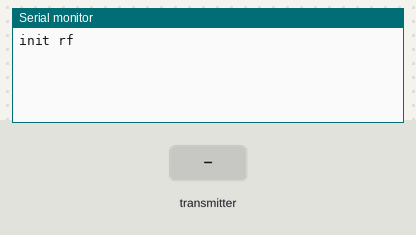
Simulated run of this sketch. Board: Arduino Uno, built with avr-gcc and run on an emulated ATmega328P. Shown: the last lines printed to the serial monitor. Inputs (shaded band) come from the test bench. No radio packets arrive unless stated.

Above: at 1.2 s.
1.3 s: the transmitter starts sending data.0 = 0
At 1.37 s:
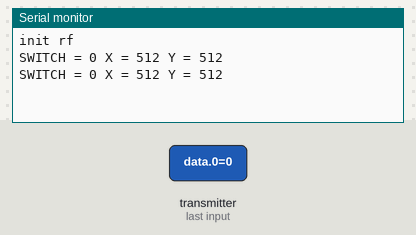
3.2 s: the transmitter starts sending data.1 = 0
At 3.27 s:
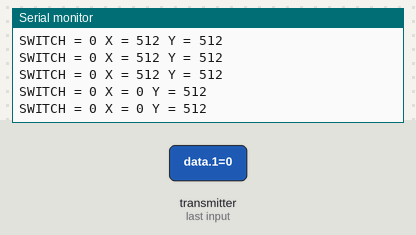
4.7 s: the transmitter starts sending data.2 = 0
At 4.77 s:
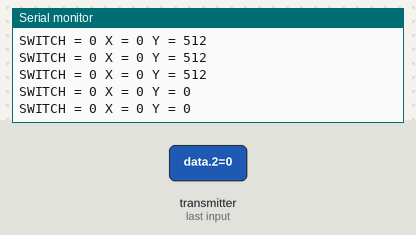
7.7 s: the transmitter starts sending data.0 = 0
10.7 s: the transmitter starts sending data.1 = 0
13.7 s: the transmitter starts sending data.2 = 256
At 13.82 s:
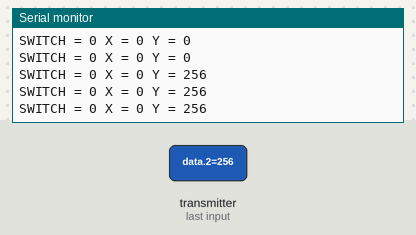
Timing chart, 0 to 16.2 s (numbered marks = the images above; inputs shaded):
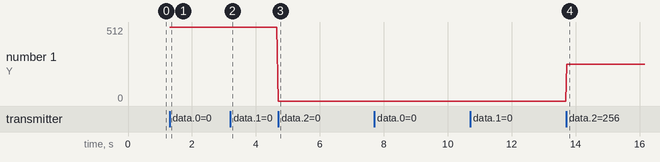

The sketch:

SunfounderRemoteReceiver.ino
```cpp
// nRF receiver for Sunfounder Remote
// Used Libs:
// http://tmrh20.github.io/RF24
//
// www.fambach.net
// GPL2
/***********************************************************/
// radio
#include <SPI.h>
#include "nRF24L01.h"
#include "RF24.h"

#define SWITCH 0
#define X 1
#define Y 2


#define PIN_CE   9
#define PIN_CSN 10
RF24 radio(PIN_CE, PIN_CSN);
byte addresses[][6] = {"007", "001"};
int data[3] = {0,512, 512};


/***********************************************************/

void setup() {
  Serial.begin(9600);

  Serial.println("init rf");
  radio.begin();                      // initialize RF24
  radio.setRetries(0, 15);            // set retries times
  radio.setPALevel(RF24_PA_LOW);      // set power
  radio.openWritingPipe(addresses[0]);
  radio.openReadingPipe(1, addresses[1]);
  radio.startListening();             // start monitoring
}

void loop()
{
  // receive data ;)
  receiveData();
}


void receiveData() {
  if ( radio.available()) {            // if receive the data

    // Read the data payload until we've received everything
    bool done = false;
    while (radio.available())
    {
      // Fetch the data payload
      radio.read( data, sizeof(data) );
      Serial.print("SWITCH = ");
      Serial.print(data[SWITCH]);
      Serial.print(" X = ");
      Serial.print(data[X]);
      Serial.print(" Y = ");
      Serial.println(data[Y]);


    }
  }
  else
  {
    // Serial.println("No radio available"); only for test
  }

}
```

Measured:
- after the input at 1.3 s, the serial monitor: prints a new line at once (image 1)
- after the input at 3.2 s, the serial monitor: prints a new line at once (image 2)
- after the input at 4.7 s, the serial monitor: prints a new line at once (image 3)
- after the input at 13.7 s, the serial monitor: prints a new line at once (image 4)
- plotted number 1: 0 → 256 after the input at 13.7 s
